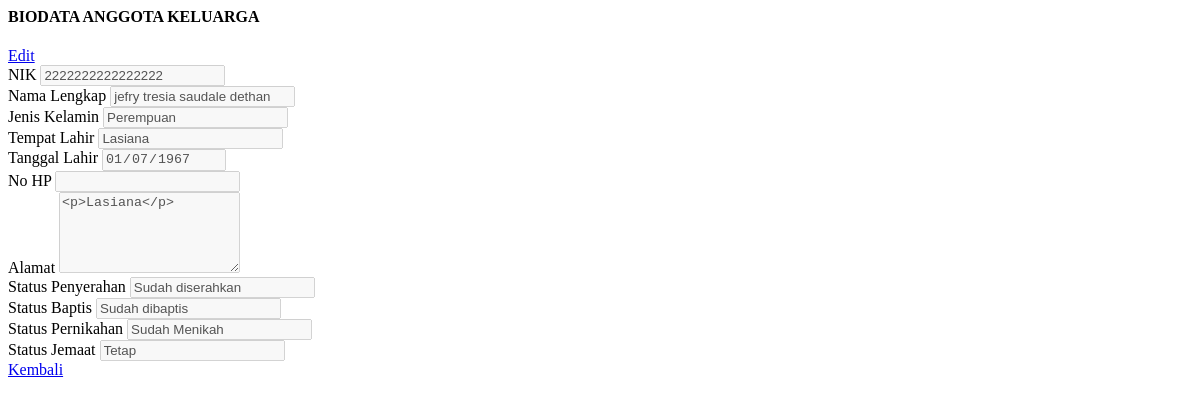
The page /dashboard/view_jemaat_ak.php?id_jemaat=2 on the database its author committed.
### tables this page shows
CREATE TABLE `jemaat` (
  `id_jemaat` int(11) NOT NULL,
  `tanggal_pendaftaran` date DEFAULT NULL,
  `nik` varchar(16) DEFAULT NULL,
  `nama` varchar(50) NOT NULL,
  `tempat_lahir` varchar(20) NOT NULL,
  `tanggal_lahir` date NOT NULL,
  `no_hp` varchar(12) NOT NULL,
  `jenis_kelamin` enum('Laki-laki','Perempuan') NOT NULL,
  `alamat` text NOT NULL,
  `status_j` int(11) NOT NULL,
  `ket` varchar(10) NOT NULL,
  `username` varchar(20) NOT NULL,
  `password` varchar(20) NOT NULL,
  `baptis` int(11) NOT NULL,
  `penyerahan` int(11) NOT NULL,
  `pernikahan` int(11) NOT NULL
);

### dashboard/view_jemaat_ak.php (the view, shortened to what this page needs)
<?php
if (isset($_GET['id_jemaat'])) {
	$id_jemaat = $_GET['id_jemaat'];
	$tampil_nik = "SELECT * FROM jemaat WHERE id_jemaat=$id_jemaat";
	$query = mysqli_query($konek, $tampil_nik);
	$data = mysqli_fetch_array($query, MYSQLI_BOTH);
	$id_jemaat = $data['id_jemaat'];
	$nik = $data['nik'];
	$nama = $data['nama'];
	$tempat = $data['tempat_lahir'];
	$tanggal = $data['tanggal_lahir'];
	$jekel = $data['jenis_kelamin'];
    $alamat =$data['alamat'];
    $no_hp =$data['no_hp'];
    $ket =$data['ket'];
    $penyerahan =$data['penyerahan'];
    $baptis =$data['baptis'];
    $pernikahan =$data['pernikahan'];
	$tampil_kk = "SELECT * FROM kepala_keluarga k join jemaat j on k.id_jemaat = j.id_jemaat join anggota_keluarga a where k.id_jemaat=$id_jemaat or a.id_jemaat=$id_jemaat";
	$query = mysqli_query($konek, $tampil_kk);
	$data = mysqli_fetch_array($query, MYSQLI_BOTH);
	$id_kk = $data['id_kk'];
}
?>
<link href="css/sweetalert.css" rel="stylesheet" type="text/css">
<div class="page-inner">
	<div class="row">
		<div class="col-md-12">
			<form method="POST">
				<div class="card">
					<div class="card-header">
                    <div class="d-flex align-items-center">
                        <h4 class="card-title">BIODATA ANGGOTA KELUARGA</h4>
                        <a href="?halaman=ubah_jemaat_ak&id_jemaat=<?php echo $id_jemaat; ?>" class="btn btn-primary btn-round ml-auto">
                            Edit
                        </a>
                    </div>
					</div>
					<div class="card-body">
						<div class="row">
							<div class="col-md-6 col-lg-6">
								<div class="form-group">
									<label>NIK</label>
									<input disabled type="number" name="nik" class="form-control" placeholder="NIK Anda.." value="<?= $nik; ?>">
								</div>
								<div class="form-group">
									<label>Nama Lengkap</label>
									<input disabled type="text" name="nama" class="form-control" placeholder="Nama Lengkap Anda.." value="<?= $nama; ?>">
								</div>
								<div class="form-group">
									<label>Jenis Kelamin</label>
									<input disabled type="text" name="nama" class="form-control" placeholder="Nama Lengkap Anda.." value="<?= $jekel; ?>">
								</div>
								<div class="form-group">
									<label>Tempat Lahir</label>
									<input disabled type="text" name="tempat" class="form-control" value="<?= $tempat; ?>">
								</div>
								<div class="form-group">
									<label>Tanggal Lahir</label>
									<input disabled type="date" name="tgl" class="form-control" value="<?= $tanggal; ?>">
								</div>
								<div class="form-group">
									<label for="comment">No HP</label>
									<input disabled type="text" name="no_hp" class="form-control" value="<?= $no_hp; ?>">
								</div>
								<div class="form-group">
									<label for="comment">Alamat</label>
									<textarea disabled class="form-control" name="alamat" rows="5"><?= $alamat ?></textarea>
								</div>
							</div>
							<div class="col-md-6 col-lg-6">
								<div class="form-group">
									<label>Status Penyerahan</label>
                                    <?php if ($penyerahan == 0) {
                                        $penyerahan = "Belum diserahkan";
                                    }else {
                                        $penyerahan = "Sudah diserahkan";
                                    } ?>
									<input disabled type="text" name="no_hp" class="form-control" value="<?= $penyerahan; ?>">
								</div>
								<div class="form-group">
									<label>Status Baptis</label>
                                    <?php if ($baptis == 0) {
                                        $baptis = "Belum dibaptis";
                                    }else {
                                        $baptis = "Sudah dibaptis";
                                    } ?>
									<input disabled type="text" name="no_hp" class="form-control" value="<?= $baptis; ?>">
								</div>
								<div class="form-group">
									<label>Status Pernikahan</label>
                                    <?php if ($pernikahan == 0) {
                                        $pernikahan = "Belum Menikah";
                                    }else if ($pernikahan == 1) {
                                        $pernikahan = "Sudah Menikah";
                                    }else {
                                        $pernikahan = "Janda/Duda";
                                    } ?>
									<input disabled type="text" name="no_hp" class="form-control" value="<?= $pernikahan; ?>">
								</div>
								<div class="form-group">
									<label>Status Jemaat</label>
                                    <?php if ($ket == 0) {
                                        $ket = "Sementara";
                                    }else {
                                        $ket = "Tetap";
                                    } ?>
									<input disabled type="text" name="no_hp" class="form-control" value="<?= $ket; ?>">
								</div>
							</div>
						</div>
					</div>
					<div class="card-action">
						<a href="?halaman=tampil_anggota_keluarga&id_kk=<?php echo $id_kk; ?>" class="btn btn-default">Kembali</a>
					</div>
				</div>
		</div>
	</div>
</div>

### rows shown on the page
jemaat: nik "2222222222222222", nama "jefry tresia saudale dethan", nama "Perempuan", tempat "Lasiana", tgl "01/07/1967", alamat "<p>Lasiana</p>", no_hp "Sudah diserahkan", no_hp "Sudah dibaptis", no_hp "Sudah Menikah", no_hp "Tetap"
